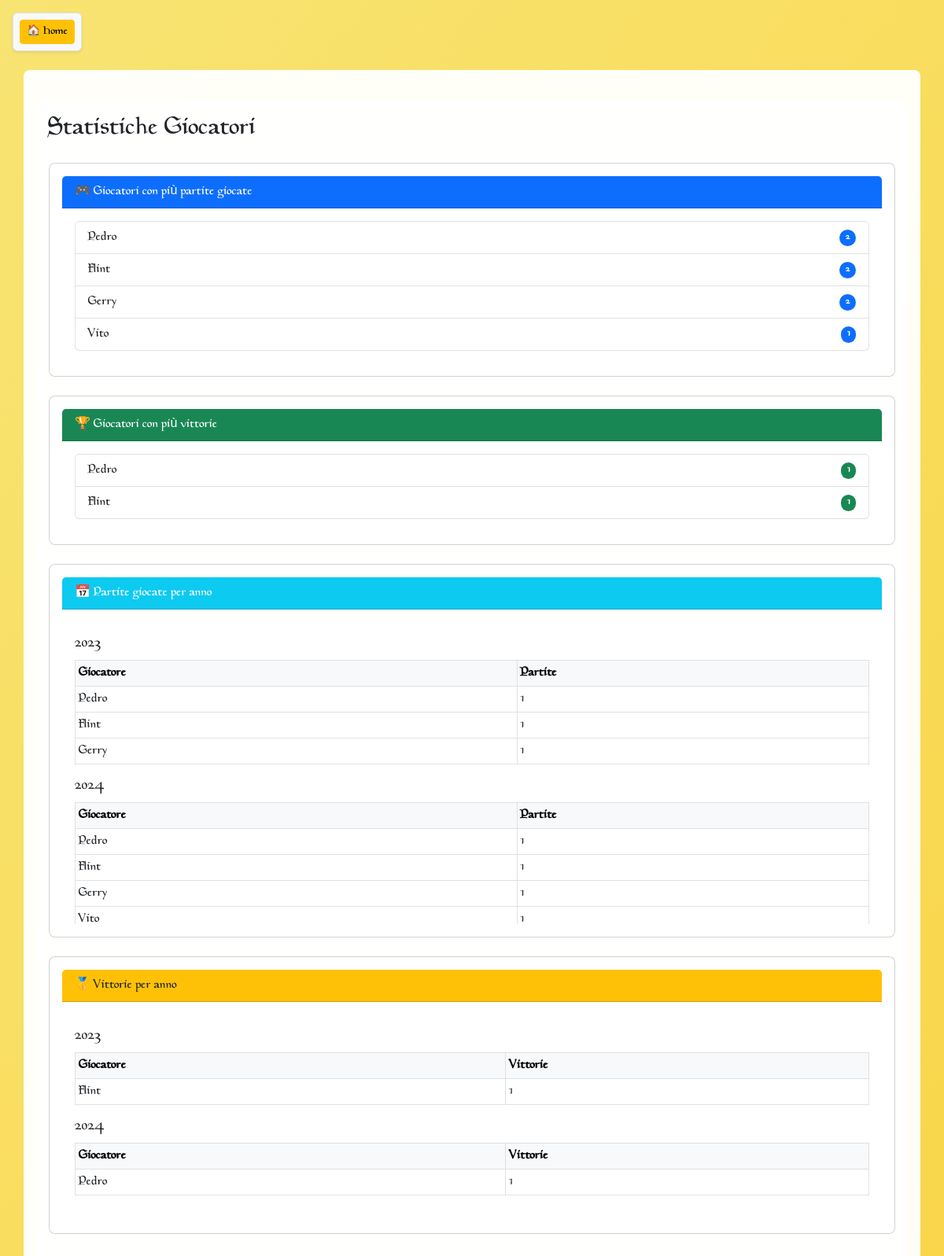
The page /players/stats on the database its author committed.
### tables this page shows
CREATE TABLE players (
            id INTEGER PRIMARY KEY AUTOINCREMENT,
            name TEXT NOT NULL,
            image TEXT
        );

### app.py (the view)
@app.route('/players/stats')
def player_stats():
    conn = sqlite3.connect('db.sqlite3')
    conn.row_factory = sqlite3.Row
    c = conn.cursor()
    players = c.execute('SELECT id, name FROM players').fetchall()
    player_names = {p['id']: p['name'] for p in players}
    played_counts = c.execute('''
        SELECT player_id, COUNT(*) as total
        FROM match_players
        GROUP BY player_id
    ''').fetchall()
    most_played = sorted(
        [{'id': row['player_id'], 'name': player_names[row['player_id']], 'matches_played': row['total']}
         for row in played_counts],
        key=lambda x: x['matches_played'], reverse=True
    )
    win_counts = c.execute('''
        SELECT winner_id as player_id, COUNT(*) as total
        FROM matches
        WHERE winner_id IS NOT NULL
        GROUP BY winner_id
    ''').fetchall()
    most_wins = sorted(
        [{'id': row['player_id'], 'name': player_names[row['player_id']], 'wins': row['total']}
         for row in win_counts if row['player_id'] in player_names],
        key=lambda x: x['wins'], reverse=True
    )
    matches_per_year = {name: {} for name in player_names.values()}
    match_rows = c.execute('''
        SELECT mp.player_id, m.date
        FROM match_players mp
        JOIN matches m ON mp.match_id = m.id
    ''').fetchall()
    for row in match_rows:
        try:
            year = int(row['date'][:4])
        except:
            continue
        name = player_names.get(row['player_id'])
        if name:
            matches_per_year[name][year] = matches_per_year[name].get(year, 0) + 1
    wins_per_year = {name: {} for name in player_names.values()}
    win_rows = c.execute('''
        SELECT winner_id, date
        FROM matches
        WHERE winner_id IS NOT NULL
    ''').fetchall()
    for row in win_rows:
        try:
            year = int(row['date'][:4])
        except:
            continue
        name = player_names.get(row['winner_id'])
        if name:
            wins_per_year[name][year] = wins_per_year[name].get(year, 0) + 1
    matches_per_year_all_years = sorted({year for stats in matches_per_year.values() for year in stats})
    wins_per_year_all_years = sorted({year for stats in wins_per_year.values() for year in stats})
    conn.close()
    return render_template('player_stats.html',
                           most_played=most_played,
                           most_wins=most_wins,
                           matches_per_year=matches_per_year,
                           wins_per_year=wins_per_year,
                           matches_per_year_all_years=matches_per_year_all_years,
                           wins_per_year_all_years=wins_per_year_all_years)

### templates/player_stats.html
{% extends "base.html" %}
{% block content %}
<div class="container mt-4">
  <h2 class="mb-4">Statistiche Giocatori</h2>
  <div class="card mb-4">
    <div class="card-header bg-primary text-white">🎮 Giocatori con più partite giocate</div>
    <div class="card-body" style="max-height: 300px; overflow-y: auto;">
      <ul class="list-group">
        {% for p in most_played %}
          <li class="list-group-item d-flex justify-content-between align-items-center">
            {{ p.name }}
            <span class="badge bg-primary rounded-pill">{{ p.matches_played }}</span>
          </li>
        {% endfor %}
      </ul>
    </div>
  </div>
  <div class="card mb-4">
    <div class="card-header bg-success text-white">🏆 Giocatori con più vittorie</div>
    <div class="card-body" style="max-height: 300px; overflow-y: auto;">
      <ul class="list-group">
        {% for p in most_wins %}
          <li class="list-group-item d-flex justify-content-between align-items-center">
            {{ p.name }}
            <span class="badge bg-success rounded-pill">{{ p.wins }}</span>
          </li>
        {% endfor %}
      </ul>
    </div>
  </div>
  <div class="card mb-4">
    <div class="card-header bg-info text-white">📅 Partite giocate per anno</div>
    <div class="card-body" style="max-height: 400px; overflow-y: auto;">
      {% for year in matches_per_year_all_years %}
        <h5 class="mt-3">{{ year }}</h5>
        <table class="table table-sm table-bordered">
          <thead class="table-light">
            <tr>
              <th>Giocatore</th>
              <th>Partite</th>
            </tr>
          </thead>
          <tbody>
            {% for player, years in matches_per_year.items() %}
              {% if years[year] %}
              <tr>
                <td>{{ player }}</td>
                <td>{{ years[year] }}</td>
              </tr>
              {% endif %}
            {% endfor %}
          </tbody>
        </table>
      {% endfor %}
    </div>
  </div>
  <div class="card mb-4">
    <div class="card-header bg-warning text-dark">🥇 Vittorie per anno</div>
    <div class="card-body" style="max-height: 400px; overflow-y: auto;">
      {% for year in wins_per_year_all_years %}
        <h5 class="mt-3">{{ year }}</h5>
        <table class="table table-sm table-bordered">
          <thead class="table-light">
            <tr>
              <th>Giocatore</th>
              <th>Vittorie</th>
            </tr>
          </thead>
          <tbody>
            {% for player, years in wins_per_year.items() %}
              {% if years[year] %}
              <tr>
                <td>{{ player }}</td>
                <td>{{ years[year] }}</td>
              </tr>
              {% endif %}
            {% endfor %}
          </tbody>
        </table>
      {% endfor %}
    </div>
  </div>
</div>
{% endblock %}

### static/style.css (style rules this page uses)
body { font-family: 'MioFont', sans-serif; }

### templates/base.html (style rules this page uses)
body { background: linear-gradient(to bottom right, #f8e473, #f9d64a); background-attachment: fixed; background-repeat: no-repeat; background-size: cover; }
.card, .container, .content-box { background-color: rgba(255, 255, 255, 0.95); border-radius: 8px; padding: 1rem; }

### rows shown on the page
players: name "Pedro", matches_played "2", wins "1", id "1"
players: name "Flint", matches_played "2", wins "1", years "1"
players: name "Gerry", matches_played "2", years "1"
players: name "Vito", matches_played "1", years "1"

### other values the page prints
{{ year }} "2023" "2024"
